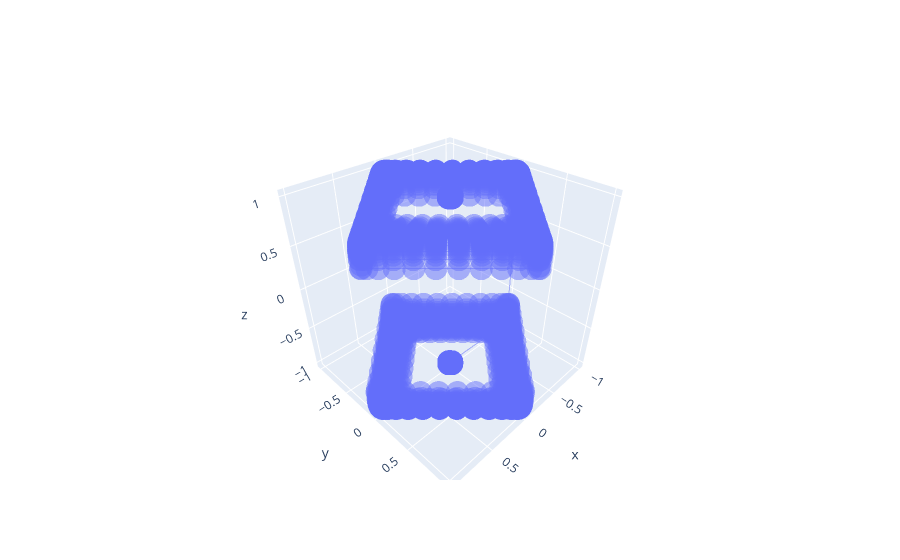

Notebook code for this chart:
### Code cell
s = shapes.SuperQuadric("superellipsoid", [2, 2], [1, 1, 1, 3], n_points=50)
points = s.compute_points()
print(points)
faces = s.compute_faces()
fig = go.Figure(data=[go.Scatter3d(x=points[0], y=points[1], z=points[2], opacity=0.50)])
fig.show()

### Figure 1 — Plotly figure (JSON) as saved in the notebook; plotly's stock layout.template omitted (floating-point values rounded to 4 significant figures; data arrays with more than 128 entries replaced by an {"elided": "..."} marker saying what was removed)
{"data": [{"opacity": 0.5, "type": "scatter3d", "x": {"elided": "2500 float values"}, "y": {"elided": "2500 float values"}, "z": {"elided": "2500 float values"}}], "layout": {}}
